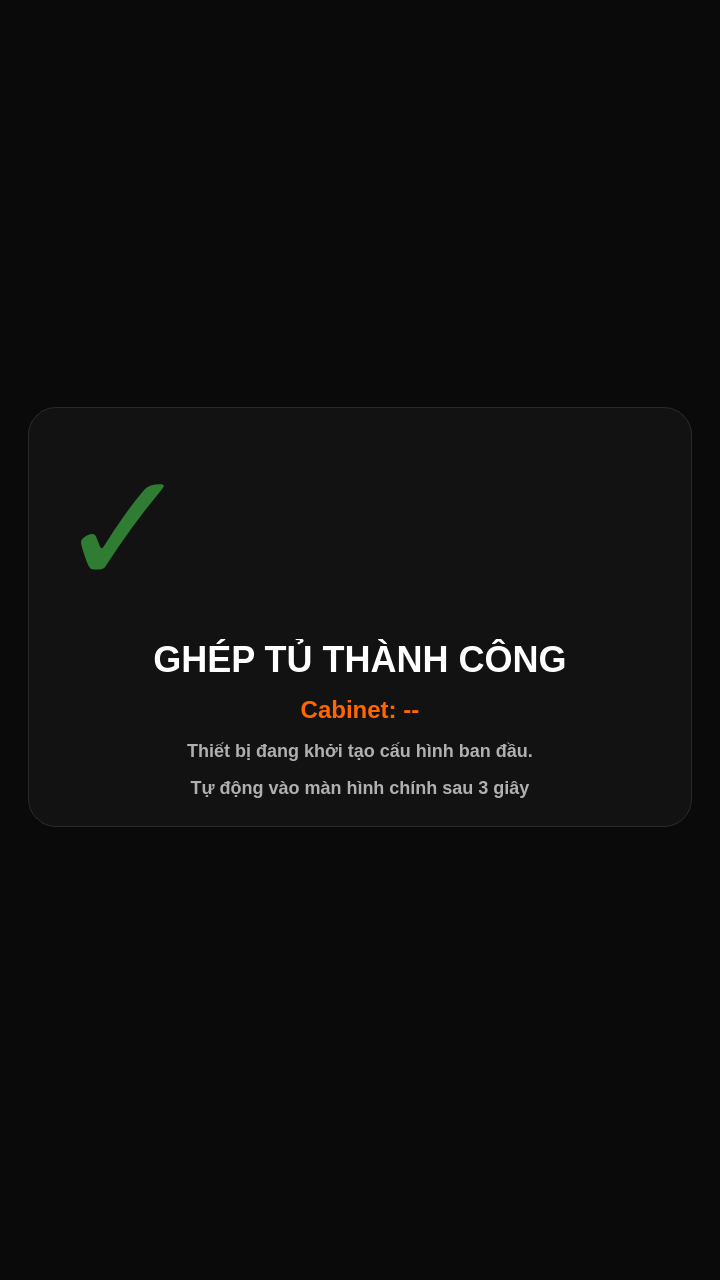
<?xml version="1.0" encoding="UTF-8"?>
<ui version="4.0">
 <class>PairingSuccessRootFrame</class>
 <widget class="QWidget" name="PairingSuccessRootFrame">
  <property name="geometry">
   <rect>
    <x>0</x>
    <y>0</y>
    <width>720</width>
    <height>1280</height>
   </rect>
  </property>
  <property name="styleSheet">
   <string notr="true">#PairingSuccessRootFrame {
    background-color: #0A0A0A;
}

#SuccessCard {
    background-color: #121212;
    border: 1px solid #2A2A2A;
    border-radius: 28px;
}

#lblTitle {
    color: #FFFFFF;
    font-family: "Be Vietnam Pro", "Arial", sans-serif;
    font-size: 36px;
    font-weight: 900;
}

#lblCabinetId {
    color: #FF6600;
    font-family: "Be Vietnam Pro", "Arial", sans-serif;
    font-size: 24px;
    font-weight: 800;
}

#lblMessage,
#lblCountdown {
    color: #B0B0B0;
    font-family: "Be Vietnam Pro", "Arial", sans-serif;
    font-size: 18px;
    font-weight: 600;
}

#lblSuccessIcon {
    color: #2E7D32;
    font-family: "Segoe UI Symbol", "Arial", sans-serif;
    font-size: 160px;
    font-weight: 700;
}</string>
  </property>
  <layout class="QVBoxLayout" name="verticalLayout">
   <property name="leftMargin">
    <number>28</number>
   </property>
   <property name="topMargin">
    <number>24</number>
   </property>
   <property name="rightMargin">
    <number>28</number>
   </property>
   <property name="bottomMargin">
    <number>70</number>
   </property>
   <property name="spacing">
    <number>18</number>
   </property>
   <item>
    <spacer name="topSpacer">
     <property name="orientation">
      <enum>Qt::Orientation::Vertical</enum>
     </property>
     <property name="sizeHint" stdset="0">
      <size>
       <width>20</width>
       <height>120</height>
      </size>
     </property>
    </spacer>
   </item>
   <item>
    <widget class="QFrame" name="SuccessCard">
     <layout class="QVBoxLayout" name="cardLayout">
      <property name="leftMargin">
       <number>28</number>
      </property>
      <property name="topMargin">
       <number>28</number>
      </property>
      <property name="rightMargin">
       <number>28</number>
      </property>
      <property name="bottomMargin">
       <number>28</number>
      </property>
      <property name="spacing">
       <number>16</number>
      </property>
      <item>
       <widget class="QLabel" name="lblSuccessIcon">
        <property name="minimumSize">
         <size>
          <width>0</width>
          <height>180</height>
         </size>
        </property>
        <property name="text">
         <string>✓</string>
        </property>
       </widget>
      </item>
      <item>
       <widget class="QLabel" name="lblTitle">
        <property name="alignment">
         <set>Qt::AlignmentFlag::AlignCenter</set>
        </property>
        <property name="text">
         <string>GHÉP TỦ THÀNH CÔNG</string>
        </property>
       </widget>
      </item>
      <item>
       <widget class="QLabel" name="lblCabinetId">
        <property name="alignment">
         <set>Qt::AlignmentFlag::AlignCenter</set>
        </property>
        <property name="text">
         <string>Cabinet: --</string>
        </property>
       </widget>
      </item>
      <item>
       <widget class="QLabel" name="lblMessage">
        <property name="alignment">
         <set>Qt::AlignmentFlag::AlignCenter</set>
        </property>
        <property name="text">
         <string>Thiết bị đang khởi tạo cấu hình ban đầu.</string>
        </property>
        <property name="wordWrap">
         <bool>true</bool>
        </property>
       </widget>
      </item>
      <item>
       <widget class="QLabel" name="lblCountdown">
        <property name="alignment">
         <set>Qt::AlignmentFlag::AlignCenter</set>
        </property>
        <property name="text">
         <string>Tự động vào màn hình chính sau 3 giây</string>
        </property>
       </widget>
      </item>
     </layout>
    </widget>
   </item>
   <item>
    <spacer name="bottomSpacer">
     <property name="orientation">
      <enum>Qt::Orientation::Vertical</enum>
     </property>
     <property name="sizeHint" stdset="0">
      <size>
       <width>20</width>
       <height>120</height>
      </size>
     </property>
    </spacer>
   </item>
  </layout>
 </widget>
 <resources/>
 <connections/>
</ui>
